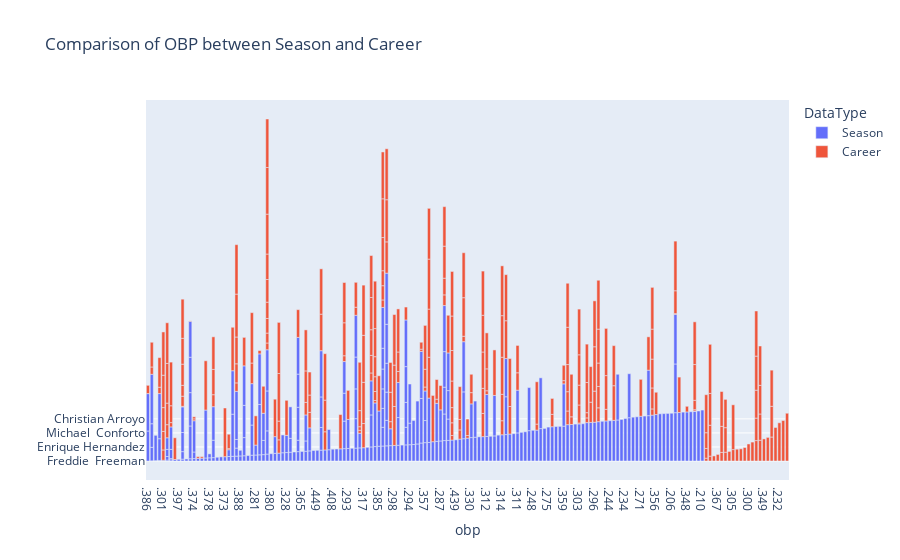

Notebook cell for this chart:
### Code cell
combined_data = pd.concat([player_season.assign(DataType='Season'),
                           player_career.assign(DataType='Career')])
fig = px.bar(combined_data, x='obp', y='FullName', color='DataType',
             title='Comparison of OBP between Season and Career',
             orientation='v')
fig.update_layout(yaxis=dict(title=''))
fig.show()

### Figure 1 — Plotly figure (JSON) as saved in the notebook; plotly's stock layout.template omitted (floating-point values rounded to 4 significant figures; data arrays with more than 128 entries replaced by an {"elided": "..."} marker saying what was removed)
{"data": [{"alignmentgroup": "True", "hovertemplate": "DataType=Season<br>obp=%{x}<br>FullName=%{y}<extra></extra>", "legendgroup": "Season", "marker": {"color": "#636efa", "pattern": {"shape": ""}}, "name": "Season", "offsetgroup": "Season", "orientation": "v", "showlegend": true, "textposition": "auto", "type": "bar", "x": {"elided": "274 str values"}, "xaxis": "x", "y": {"elided": "274 str values"}, "yaxis": "y"}, {"alignmentgroup": "True", "hovertemplate": "DataType=Career<br>obp=%{x}<br>FullName=%{y}<extra></extra>", "legendgroup": "Career", "marker": {"color": "#EF553B", "pattern": {"shape": ""}}, "name": "Career", "offsetgroup": "Career", "orientation": "v", "showlegend": true, "textposition": "auto", "type": "bar", "x": {"elided": "274 str values"}, "xaxis": "x", "y": {"elided": "274 str values"}, "yaxis": "y"}], "layout": {"barmode": "relative", "legend": {"title": {"text": "DataType"}, "tracegroupgap": 0}, "title": {"text": "Comparison of OBP between Season and Career"}, "xaxis": {"anchor": "y", "domain": [0, 1], "title": {"text": "obp"}}, "yaxis": {"anchor": "x", "domain": [0, 1], "title": {"text": ""}}}}
